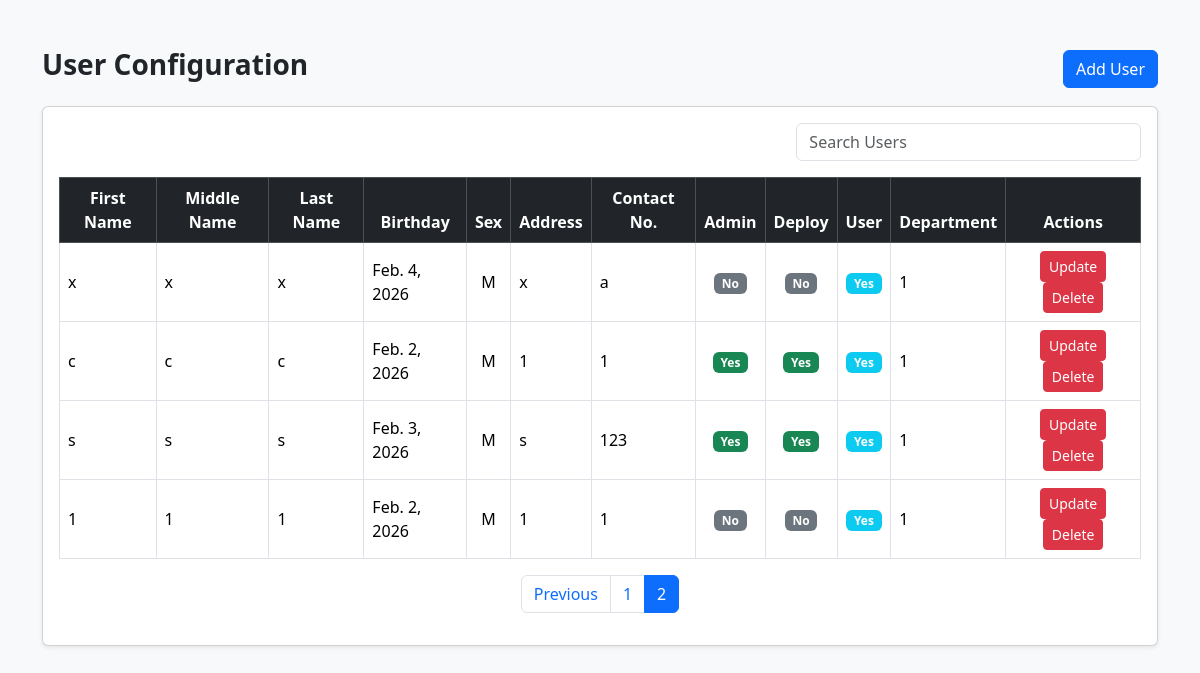
Before: /UserMaintenance?page=2 with the older database file.
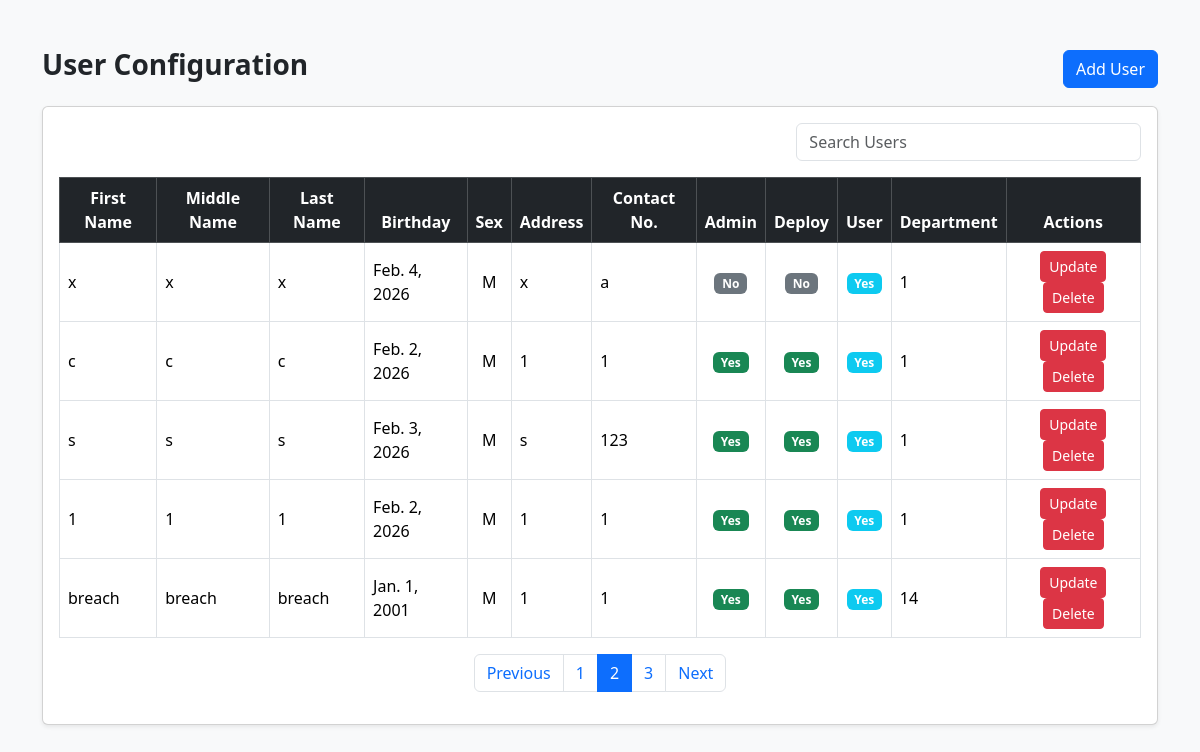
After: the same page with the newer database file.
### userLogin/models.py (models this page shows, shortened)
class Tbl_AdmUser(models.Model):
    credentials = models.OneToOneField( userCredentials,on_delete=models.CASCADE,null=True)
    fname = models.CharField(max_length=100)
    mname = models.CharField(max_length=100)
    lname = models.CharField(max_length=100)
    bday = models.DateField()
    sex= models.CharField( max_length=1, choices=[ ('M','Male'), ('F','Female')])
    address = models.TextField()
    contactNo = models.CharField(max_length=20)
    isAdmin = models.BooleanField(default=False)
    isUser = models.BooleanField(default = True)
    isDeploy = models.BooleanField(default = False)
    dept = models.ForeignKey(TblAdmDepartment, on_delete=models.PROTECT, null= True, blank =True)

### userLogin/views.py (the view)
# urls.py: path('UserMaintenance',UI_userMaintenance,name ='userMaintenance'),
def UI_userMaintenance(request):
        tblUsers = Tbl_AdmUser.objects.values('id',
        'fname','mname','lname','bday', 'sex','address', 'contactNo','isAdmin','isDeploy','isUser','dept'
    ).order_by('id')
        paginator = Paginator(tblUsers,5)
        page_number = request.GET.get('page')
        page_obj = paginator.get_page(page_number)
        return render(request,
                      'UI_UserMaintenance.html',{'tblUsers': page_obj,
                                                 'page_obj' : page_obj})

### userLogin/templates/UI_UserMaintenance.html (shortened to what this page needs)
<!DOCTYPE html>
<html lang="en">
<head>
    <link href="https://cdn.jsdelivr.net/npm/bootstrap@5.3.2/dist/css/bootstrap.min.css" rel="stylesheet">
</head>
<body class="bg-light">
<div class="container mt-5">
    <div class="d-flex justify-content-between align-items-center mb-3">
        <h3 class="fw-bold">User Configuration</h3>
        <a href="{% url 'adduser' %}" class="btn btn-primary">Add User</a>
    </div>
    <div class="card shadow-sm">
        <div class="card-body">
            <div class ="row mb-3">
                <div class="col-md-4 ms-auto">
                    <input type="text" id="userSearch" class="form-control" placeholder="Search Users">
                </div>
            </div>
            <div class="table-responsive">
                <table class="table table-bordered table-hover align-middle" id="userTable">
                    <thead class="table-dark text-center">
                        <tr>
                            <th>First Name</th>
                            <th>Middle Name</th>
                            <th>Last Name</th>
                            <th>Birthday</th>
                            <th>Sex</th>
                            <th>Address</th>
                            <th>Contact No.</th>
                            <th>Admin</th>
                            <th>Deploy</th>
                            <th>User</th>
                            <th>Department</th>
                            <th>Actions</th>
                        </tr>
                    </thead>
                    <tbody>
                        {% for x in tblUsers %}
                        <tr>
                            <td>{{ x.fname }}</td>
                            <td>{{ x.mname }}</td>
                            <td>{{ x.lname }}</td>
                            <td>{{ x.bday }}</td>
                            <td class="text-center">{{ x.sex }}</td>
                            <td>{{ x.address }}</td>
                            <td>{{ x.contactNo }}</td>
                            <td class="text-center">
                                {% if x.isAdmin %}
                                    <span class="badge bg-success">Yes</span>
                                {% else %}
                                    <span class="badge bg-secondary">No</span>
                                {% endif %}
                            </td>
                            <td class="text-center">
                                {% if x.isDeploy %}
                                    <span class="badge bg-success">Yes</span>
                                {% else %}
                                    <span class="badge bg-secondary">No</span>
                                {% endif %}
                            </td>
                            <td class="text-center">
                                {% if x.isUser %}
                                    <span class="badge bg-info">Yes</span>
                                {% else %}
                                    <span class="badge bg-secondary">No</span>
                                {% endif %}
                            </td>
                            <td>{{ x.dept }}</td>
                            <td class="text-center">
                                <a href="{% url 'selectedUser' x.id %}"
                                class="btn btn-sm btn-danger">
                                    Update
                                </a>
                                <a href="{% url 'deleteuser' x.id %}"
                                   class="btn btn-sm btn-danger"
                                   onclick="return confirm('Are you sure you want to delete this user?');">
                                    Delete
                                </a>
                            </td>
                        </tr>
                        {% empty %}
                        <tr>
                            <td colspan="12" class="text-center text-muted">
                                No users found.
                            </td>
                        </tr>
                        {% endfor %}
                    </tbody>
                </table>
                  <nav>
                    <ul class ="pagination justify-content-center">
                        {% if page_obj.has_previous %}
                        <li class ="page-item">
                            <a class="page-link" href ="?page={{ page_obj.previous_page_number }}">
                                Previous
                            </a>
                        </li>
                        {% endif %}
                        {% for num in page_obj.paginator.page_range %}
                        <li class ="page-item {% if page_obj.number == num %}active{% endif %}">
                            <a class ="page-link" href="?page={{ num }}">{{ num }}</a>
                        </li>
                        {% endfor %}
                        {% if page_obj.has_next %}
                        <li class="page-item">
                            <a class ="page-link" href="?page={{ page_obj.next_page_number}}">
                                Next</a>
                        </li>
                        {% endif %}
                    </ul>
                </nav>
            </div>
        </div>
    </div>
</div>
</body>
</html>

Changed rows visible on the page:
changed Tbl_AdmUser (number 4 of 5 on the later page): isAdmin "No" → "Yes"; isDeploy "No" → "Yes"
added Tbl_AdmUser: fname "breach", mname "breach", lname "breach", bday "Jan. 1, 2001", sex "M", address "1", contactNo "1", isAdmin "Yes", isDeploy "Yes", isUser "Yes", dept "14"
Other visible differences:
new list line: "3"
text now shown: "Next"
